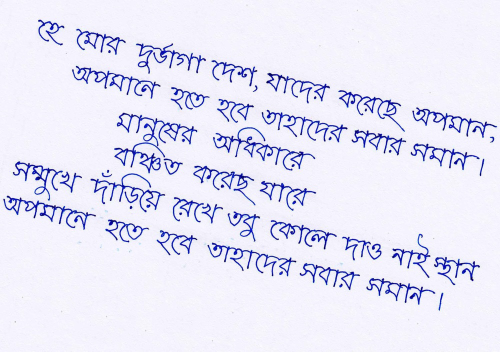
#> input picture implementation_thesis/input.jpg, 500 x 352 px, shrunk from 1996 x 1403 before the run
$ python prepocessing.py
#> lines starting #> are read from the running program, lines starting #| are printed output that depends on the picture; after the words box and inside, x2 and y2 are one past the last pixel; in counts of white or black regions, pixels touching at a corner belong together
#pritilata_biswas
import numpy as np
import cv2
#from matplotlib.pyplot import imshow

########### taking image input ############
img = cv2.imread('input.jpg', 255)
#> img is the input picture: shape (352, 500, 3); mean B, G, R 246.4, 230.1, 230.7
###########################################

########## showing output  ##########
cv2.imshow('image', img)
#####################################

############ save output ##############
k = cv2.waitKey(0) & 0xFF
#> (key Esc is pressed here)
# press ESC to close
if k == 27:
    cv2.destroyAllWindows()
# press s to save the output
elif k == ord('s'):
    cv2.imwrite('output_5.jpg',img)
    cv2.destroyAllWindows()
#########################################

############# apply greyscal filter ########
img = cv2.cvtColor(img, cv2.COLOR_BGR2GRAY)
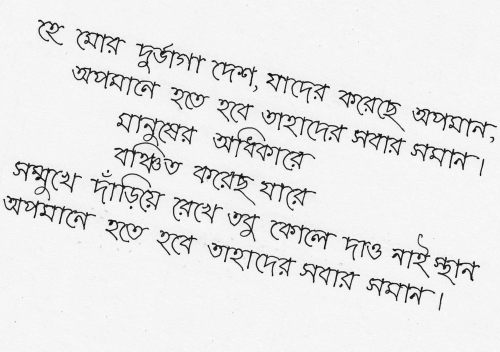
#> img: shape (352, 500); min 11, max 252, mean 232.2
############################################

########## showing output  ##########
cv2.imshow('image', img)
#####################################

############ save output ##############
k = cv2.waitKey(0) & 0xFF
#> (key Esc is pressed here)
# press ESC to close
if k == 27:
    cv2.destroyAllWindows()
# press s to save the output
elif k == ord('s'):
    cv2.imwrite('output_1.jpg',img)
    cv2.destroyAllWindows()
#########################################

######## apply bilateral filter ############
img = cv2.bilateralFilter(img, 15, 75, 75)
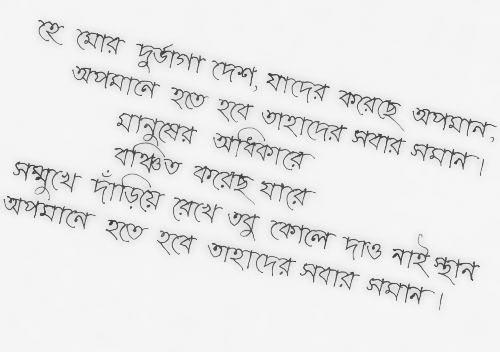
#> img: shape (352, 500); min 57, max 246, mean 234
############################################

########## showing output  ##########
cv2.imshow('image', img)
#####################################

############ save output ##############
k = cv2.waitKey(0) & 0xFF
#> (key Esc is pressed here)
# press ESC to close
if k == 27:
    cv2.destroyAllWindows()
# press s to save the output
elif k == ord('s'):
    cv2.imwrite('output_2.jpg',img)
    cv2.destroyAllWindows()
#########################################

####### image binariazation ################
img = cv2.bitwise_not(img)
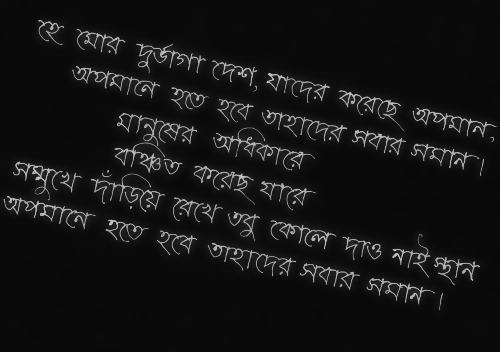
#> img: shape (352, 500); min 9, max 198, mean 21
thresh = cv2.threshold(img, 0, 255,
	cv2.THRESH_BINARY | cv2.THRESH_OTSU)[1]
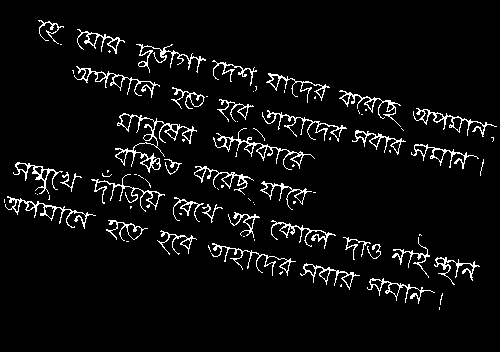
#> thresh: shape (352, 500); 5.3% white in thin lines or dots, all inside (x1, y1, x2, y2) = (4, 20, 497, 310)
coords = np.column_stack(np.where(thresh > 0))
#> coords = 9246 pairs, first value 20 to 309, second value 4 to 496
############################################

########### skew angle correction ###########
angle = cv2.minAreaRect(coords)[-1]
#> angle = -11.61
if angle < -45:
	angle = -(90 + angle)
else:
	angle = -angle
#> angle = 11.61
(h, w) = img.shape[:2]
#> h = 352; w = 500
center = (w // 2, h // 2)
#> center = (250, 176)
M = cv2.getRotationMatrix2D(center, angle, 1.0)
#> M = [[0.98, 0.201, -30.31], [-0.201, 0.98, 53.92]]
rotated = cv2.warpAffine(img, M, (w, h),
	flags=cv2.INTER_CUBIC, borderMode=cv2.BORDER_REPLICATE)
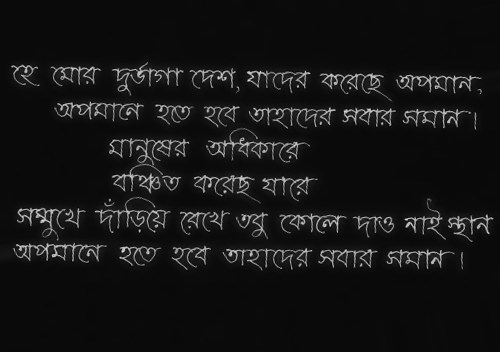
#> rotated: shape (352, 500); min 0, max 230, mean 21
cv2.putText(rotated, "Angle: {:.2f} degrees".format(angle),
	(10, 30), cv2.FONT_HERSHEY_SIMPLEX, 0.7, (0, 0, 255), 2)
#> rotated: shape (352, 500); 0.86% of pixels changed, all inside (x1, y1, x2, y2) = (10, 14, 245, 37)
################################################################

########## showing output  ##########
cv2.imshow('image', rotated)
#####################################

############ save output ##############
k = cv2.waitKey(0) & 0xFF
#> (key Esc is pressed here)
# press ESC to close
if k == 27:
    cv2.destroyAllWindows()
# press s to save the output
elif k == ord('s'):
    cv2.imwrite('output_3.jpg',rotated)
    cv2.destroyAllWindows()
#########################################
